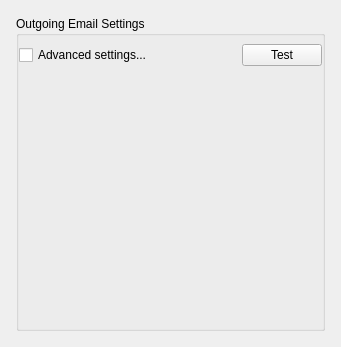
<?xml version="1.0" encoding="UTF-8"?>
<ui version="4.0">
 <class>SmtpSettingsWidget</class>
 <widget class="QWidget" name="SmtpSettingsWidget">
  <property name="geometry">
   <rect>
    <x>0</x>
    <y>0</y>
    <width>341</width>
    <height>347</height>
   </rect>
  </property>
  <property name="windowTitle">
   <string/>
  </property>
  <layout class="QVBoxLayout" name="verticalLayout_4">
   <property name="spacing">
    <number>16</number>
   </property>
   <property name="leftMargin">
    <number>16</number>
   </property>
   <property name="topMargin">
    <number>16</number>
   </property>
   <property name="rightMargin">
    <number>16</number>
   </property>
   <property name="bottomMargin">
    <number>16</number>
   </property>
   <item>
    <widget class="QGroupBox" name="groupBox">
     <property name="title">
      <string>Outgoing Email Settings</string>
     </property>
     <property name="flat">
      <bool>true</bool>
     </property>
     <layout class="QVBoxLayout" name="verticalLayout_3">
      <property name="spacing">
       <number>8</number>
      </property>
      <property name="leftMargin">
       <number>0</number>
      </property>
      <property name="topMargin">
       <number>8</number>
      </property>
      <property name="rightMargin">
       <number>0</number>
      </property>
      <property name="bottomMargin">
       <number>0</number>
      </property>
      <item>
       <widget class="QWidget" name="controlsWidget" native="true">
        <layout class="QHBoxLayout" name="horizontalLayout_2">
         <property name="leftMargin">
          <number>0</number>
         </property>
         <property name="topMargin">
          <number>0</number>
         </property>
         <property name="rightMargin">
          <number>0</number>
         </property>
         <property name="bottomMargin">
          <number>0</number>
         </property>
         <item>
          <widget class="QCheckBox" name="advancedCheckBox">
           <property name="sizePolicy">
            <sizepolicy hsizetype="Fixed" vsizetype="Fixed">
             <horstretch>0</horstretch>
             <verstretch>0</verstretch>
            </sizepolicy>
           </property>
           <property name="text">
            <string>Advanced settings...</string>
           </property>
          </widget>
         </item>
         <item>
          <spacer name="horizontalSpacer">
           <property name="orientation">
            <enum>Qt::Horizontal</enum>
           </property>
           <property name="sizeHint" stdset="0">
            <size>
             <width>40</width>
             <height>20</height>
            </size>
           </property>
          </spacer>
         </item>
         <item>
          <widget class="QPushButton" name="testButton">
           <property name="text">
            <string>Test</string>
           </property>
          </widget>
         </item>
        </layout>
       </widget>
      </item>
      <item>
       <widget class="QStackedWidget" name="stackedWidget">
        <property name="currentIndex">
         <number>-1</number>
        </property>
       </widget>
      </item>
     </layout>
    </widget>
   </item>
  </layout>
 </widget>
 <tabstops>
  <tabstop>testButton</tabstop>
  <tabstop>advancedCheckBox</tabstop>
 </tabstops>
 <resources/>
 <connections/>
</ui>
